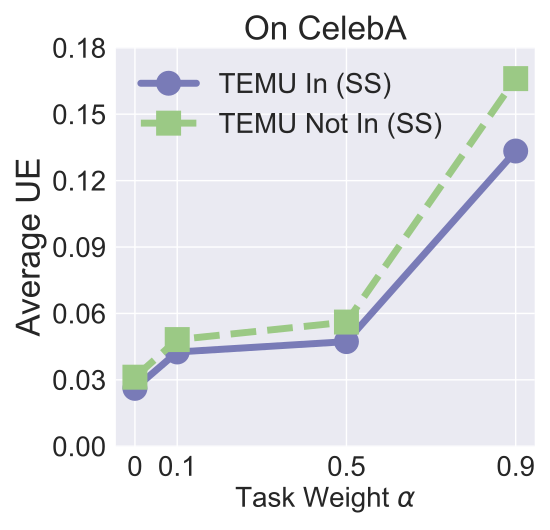

This figure's Python source:


import numpy as np
import matplotlib.pyplot as plt

epsilon = 3
beta = 1 / epsilon


x=[0, 0.1, 0.5, 0.9]

labels = ['0', '0.1', '0.5', '0.9']
# unl_org = [97.77, 97.55, 97.35, 97.29, 97.21, 97.21]

# unl_hess_r = [96.6, 96.66, 96.04, 95.94, 95.85, 97.21]
unl_mib = [0.026143, 0.042585, 0.04727, 0.133360]

unl_muv = [0.03120, 0.048190, 0.05610, 0.1660710]
# unl_ss_wo = [94.32, 94.53, 94.78, 93.38, 94.04, 97.21]

for i in range(len(x)):
    unl_mib[i] = unl_mib[i]
    unl_muv[i] = unl_muv[i]


plt.style.use('seaborn')
plt.figure(figsize=(5.5, 5.3))
l_w=5
m_s=15
marker_s = 3
markevery=1
#plt.figure(figsize=(8, 5.3))
#plt.plot(x, unl_fr, color='blue', marker='^', label='Retrain',linewidth=l_w, markersize=m_s)
plt.plot(x, unl_mib, linestyle='-', color='#797BB7', marker='o', fillstyle='full', markevery=markevery,
         label='TEMU In (SS)', linewidth=l_w, markersize=m_s, markeredgewidth=marker_s)

#plt.plot(x, unl_ss_w, color='g',  marker='*',  label='PriMU$_{w}$',linewidth=l_w, markersize=m_s)
plt.plot(x, unl_muv, linestyle='--', color='#9BC985',  marker='s', fillstyle='full', markevery=markevery,
         label='TEMU Not In (SS)',linewidth=l_w, markersize=m_s, markeredgewidth=marker_s)

# plt.plot(x, unl_mib, linestyle=':', color='r',  marker='^', fillstyle='none', markevery=markevery,
#          label='VBU', linewidth=l_w,  markersize=m_s, markeredgewidth=marker_s)

# plt.plot(x, unl_hess_r, linestyle='-.', color='k',  marker='D', fillstyle='none', markevery=markevery,
#          label='HBFU',linewidth=l_w, markersize=m_s, markeredgewidth=marker_s)



#plt.plot(x, unl_vibu, color='silver',  marker='d',  label='VIBU',linewidth=4,  markersize=10)

# plt.plot(x, y_sa03, color='r',  marker='2',  label='AAAI21 A_acc, pr=0.3',linewidth=3, markersize=8)
# plt.plot(x, y_sa05, color='darkblue',  marker='4',  label='AAAI21 A_acc, pr=0.5',linewidth=3, markersize=8)
# plt.plot(x, y_ma03, color='darkviolet',  marker='3',  label='FedMC A_acc, pr=0.3',linewidth=3, markersize=8)
# plt.plot(x, y_ma05, color='cyan',  marker='p',  label='FedMC A_acc, pr=0.5',linewidth=3, markersize=8)


# plt.grid()
leg = plt.legend(fancybox=True, shadow=True)
# plt.xlabel('Malicious Client Ratio (%)' ,fontsize=16)
plt.ylabel('Average UE' ,fontsize=24)
my_y_ticks = np.arange(0, 0.19, 0.03)
plt.yticks(my_y_ticks,fontsize=20)
plt.xlabel('Task Weight $\\alpha$' ,fontsize=20)

plt.xticks(x, labels, fontsize=20)
# plt.title('CIFAR10 IID')

#plt.annotate(r"1e-1", xy=(0.1, 1.01), xycoords='axes fraction', xytext=(-10, 10), textcoords='offset points', ha='right', va='center', fontsize=15)


plt.title('On CelebA', fontsize=24)
plt.legend(loc='best',fontsize=20)
plt.tight_layout()
#plt.title("MNIST")
plt.rcParams['figure.figsize'] = (2.0, 1)
plt.rcParams['image.interpolation'] = 'nearest'
plt.rcParams['figure.subplot.left'] = 0.11
plt.rcParams['figure.subplot.bottom'] = 0.08
plt.rcParams['figure.subplot.right'] = 0.977
plt.rcParams['figure.subplot.top'] = 0.969
plt.savefig('celeba_influence_app_lower_bound_analysis.pdf', format='pdf', dpi=200)
plt.show()
